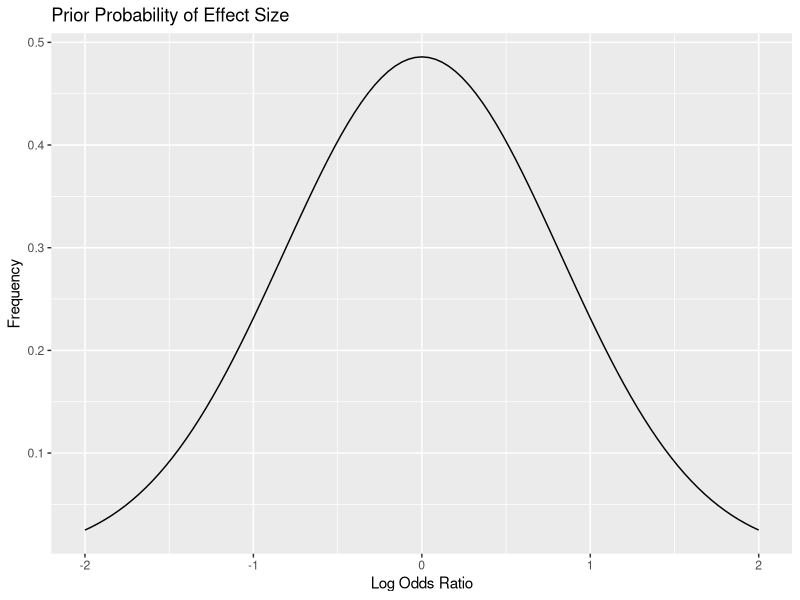
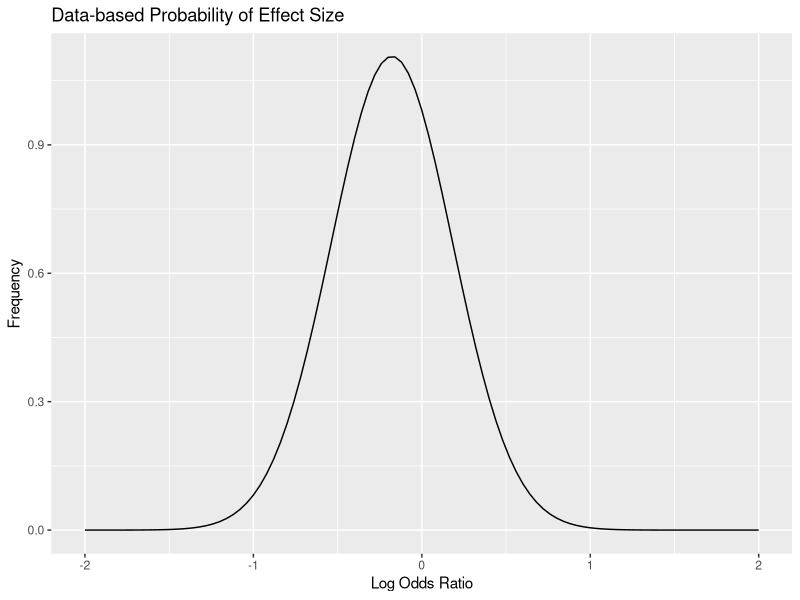
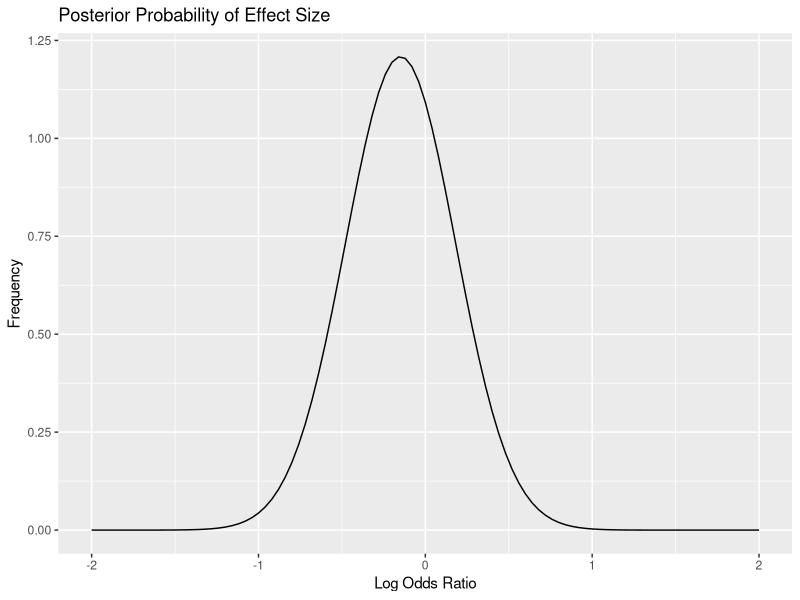
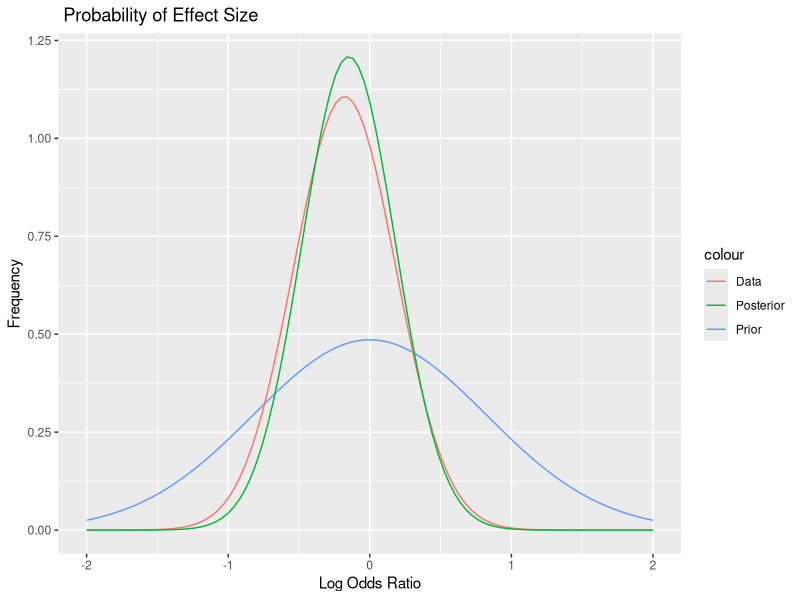

The R script that drew these images, in order:
## ---- chunk 1
Events = c(19,22)
Total = c(78,79)
Group = c("Therapy","Control")

df= data.frame(Events,Total,Group)

prop.test(Events,Total)


## ---- chunk 2
library(Hmisc)
round(bsamsize(0.3,0.21,power=0.8),2)

## ---- chunk 3
xpr = (log(0.2)+log(5))/2
sdpr = abs((log(0.2)-log(5)))/3.92
xpr
sdpr
## ---- chunk 4
library(ggplot2)

ggplot(data.frame(x=c(-2,2)),aes(x=x))+stat_function(fun=dnorm,args=list(xpr,sdpr))+xlab("Log Odds Ratio")+ylab("Frequency")+labs(title="Prior Probability of Effect Size")
## ---- chunk 5
a1 = 19 # Events in Therapy group
b1 = 59 # Non-events in Therpay group
c1 = 22 # Events in Control group
d1 = 57# Non-events in Control group

xe = log(((a1+0.5)*(d1+0.5))/((b1+0.5)*(c1+0.5)))


sde = sqrt(1/(a1+0.5) + 1/(b1+0.5)+1/(c1+0.5)+1/(d1+0.5))
xe
sde
exp(xe)
exp(xe+1.96*sde)
exp(xe-1.96*sde)
## ---- chunk 6


ggplot(data.frame(x=c(-2,2)),aes(x=x))+stat_function(fun=dnorm,args=list(xe,sde))+xlab("Log Odds Ratio")+ylab("Frequency")+labs(title="Data-based Probability of Effect Size")
## ---- chunk 7
alpha=1
espr = alpha*(4/(sdpr*sdpr)) # Effective sample size of prior
 esxe = 4/(sde*sde)# Effective sample size of data
 
 xpost = (espr*xpr+esxe*xe)/(espr+esxe)
 sdpost = 2/sqrt(espr+esxe)
 xpost
 sdpost
 
 esxe/espr # ratio of effective sample size of data to prior
 
 exp(xpost)
exp(xpost+1.96*sdpost)
exp(xpost-1.96*sdpost)
 

## ---- chunk 8


ggplot(data.frame(x=c(-2,2)),aes(x=x))+stat_function(fun=dnorm,args=list(xpost,sdpost))+xlab("Log Odds Ratio")+ylab("Frequency")+labs(title="Posterior Probability of Effect Size")
## ---- chunk 9
ggplot(data.frame(x=c(-2,2)),aes(x=x))+stat_function(fun=dnorm,args=list(xpr,sdpr),aes(color="Prior"))+stat_function(fun=dnorm,args=list(xe,sde),aes(color="Data"))+stat_function(fun=dnorm,args=list(xpost,sdpost),aes(color="Posterior"))+xlab("Log Odds Ratio")+ylab("Frequency")+labs(title=" Probability of Effect Size")
## ---- chunk 10
higher = pnorm(log(0.95),xpost,sdpost)
lower = pnorm(log(1.05),xpost,sdpost)
equivalence = abs(higher-lower)

higher
lower
equivalence


## ---- chunk 11
 p = c1/(c1+d1)
 
 ror = function (a){
   del = 1 -a/100
   k = del*(1-p)/(1-p*del)
   log(k)
 }
 
 
 ten =ror(10)
 twenty = ror(20)
 thirty = ror(30)
 
 tenp = 100*pnorm(ten,xpost,sdpost)
 
twentyp = 100*pnorm(twenty,xpost,sdpost)
 
thirtyp = 100*pnorm(thirty,xpost,sdpost)

zerop = 100*pnorm(0,xpost,sdpost)

 
zerop
tenp
twentyp
thirtyp

## ---- chunk 12
bayesprop = function(xpr,sdpr,alpha,a1,b1,c1,d1,rope1,rope2){

xe = log((a1*d1)/(b1*c1))


sde = sqrt(1/a1 + 1/b1+1/c1+1/d1)




 espr = alpha*(4/(sdpr*sdpr))
 esxe = 4/(sde*sde)
 
 xpost = (espr*xpr+esxe*xe)/(espr+esxe)
 sdpost = 2/sqrt(espr+esxe)
 
 
 
 p = c1/(c1+d1)
 
 ror = function (a){
   del = 1 -a/100
   k = del*(1-p)/(1-p*del)
   log(k)
 }
 
 
 ten =ror(10)
 twenty = ror(20)
 thirty = ror(30)
 
 tenp = 100*pnorm(ten,xpost,sdpost)
 
twentyp = 100*pnorm(twenty,xpost,sdpost)
 
thirtyp = 100*pnorm(thirty,xpost,sdpost)

zerop = 100*pnorm(0,xpost,sdpost)

 


rope1x= ror(rope1)
rope2x= ror(rope2)

rope1p = 100*pnorm(rope1x,xpost,sdpost)
 
rope2p = 100*pnorm(rope2x,xpost,sdpost)

eqreg = abs(rope1p-rope2p)

lor = round(exp(xpr -1.96*sdpr),2)
hor = round(exp(xpr+1.96*sdpr),2)

conc = c(xpr,sdpr,lor,hor,alpha,espr,xe,sde,esxe,xpost,sdpost,zerop,tenp,twentyp,thirtyp,eqreg)
 
round(conc,2)

n = c(" Prior log OR","Prior SD","Lower limit prior OR ","Higher limit limit prior OR ","Power Prior","Effective Sample size Prior"," Data(log OR)","Data SD","Effective Sample size Data"," Posterior log OR"," Posterior SD","Pr(Risk Reduction>0%)","Pr(Risk reduction>10%)","Pr(Risk reduction>20%)","Pr(Risk reduction>30%)","Pr(Risk reduction in equivalence region)")
names(conc) = n
round(conc,2)}

## ---- chunk 13
bayesprop(xpr=log(0.8),sdpr=abs(log(0.8)/1.96),alpha=1,a1=19,b1=59,c1=22,d1=57,rope1=5,rope2=-5)
## ---- chunk 14
bayesprop(xpr=log(1),sdpr=abs(log(0.8)/1.96),alpha=1,a1=19,b1=59,c1=22,d1=57,rope1=5,rope2=-5)
## ---- chunk 15
bayesci = function(hci,lci,alpha,a1,b1,c1,d1,rope1,rope2){
   p = c1/(c1+d1)
 
 ror = function (a){
   del = 1 -a/100
   k = del*(1-p)/(1-p*del)
   log(k)
 }
 
  xpr = (ror(hci)+ror(lci))/1.96
 sdpr = abs(ror(hci)-ror(lci))/3.92

xe = log((a1*d1)/(b1*c1))


sde = sqrt(1/a1 + 1/b1+1/c1+1/d1)




 espr = alpha*(4/(sdpr*sdpr))
 esxe = 4/(sde*sde)
 
 xpost = (espr*xpr+esxe*xe)/(espr+esxe)
 sdpost = 2/sqrt(espr+esxe)
 
 
 
 p = c1/(c1+d1)
 
 ror = function (a){
   del = 1 -a/100
   k = del*(1-p)/(1-p*del)
   log(k)
 }
 
 
 ten =ror(10)
 twenty = ror(20)
 thirty = ror(30)
 
 tenp = 100*pnorm(ten,xpost,sdpost)
 
twentyp = 100*pnorm(twenty,xpost,sdpost)
 
thirtyp = 100*pnorm(thirty,xpost,sdpost)

zerop = 100*pnorm(0,xpost,sdpost)

 


rope1x= ror(rope1)
rope2x= ror(rope2)

rope1p = 100*pnorm(rope1x,xpost,sdpost)
 
rope2p = 100*pnorm(rope2x,xpost,sdpost)

eqreg = abs(rope1p-rope2p)

lor = round(exp(xpr -1.96*sdpr),2)
hor = round(exp(xpr+1.96*sdpr),2)

conc = c(xpr,sdpr,lor,hor,alpha,espr,xe,sde,esxe,xpost,sdpost,zerop,tenp,twentyp,thirtyp,eqreg)
 
round(conc,2)

n = c(" Prior log OR","Prior SD","Lower limit prior OR ","Higher limit limit prior OR ","Power Prior","Effective Sample size Prior"," Data(log OR)","Data SD","Effective Sample size Data"," Posterior log OR"," Posterior SD","Pr(Risk Reduction>0%)","Pr(Risk reduction>10%)","Pr(Risk reduction>20%)","Pr(Risk reduction>30%)","Pr(Risk reduction in equivalence region)")
names(conc) = n
round(conc,2)}

## ---- chunk 16
bayesci(hci=40,lci=-20,alpha=1,a1=19,b1=59,c1=22,d1=57,rope1=5,rope2=-5)
## ---- chunk 17
bayestotal = function(hci,lci,expes,alpha,a1,b1,c1,d1,rope1=5,rope2=-5){
  
  p = c1/(c1+d1)
 
 ror = function (a){
   del = 1 -a/100
   k = del*(1-p)/(1-p*del)
   log(k)
 }
 
 xopt= ror(expes)
 sdt = abs(xopt)/1.96
 skep = 0
  
  m = rbind(
bayesprop(xpr=0,sdpr=5,alpha=alpha,a1=a1,b1=b1,c1=c1,d1=d1,rope1=rope1,rope2=rope2),bayesprop(xpr=0,sdpr=1,alpha=alpha,a1=a1,b1=b1,c1=c1,d1=d1,rope1=rope1,rope2=rope2),bayesprop(xpr=0,sdpr=0.35,alpha=alpha,a1=a1,b1=b1,c1=c1,d1=d1,rope1=rope1,rope2=rope2),bayesci(hci=hci,lci=lci,alpha=alpha,a1=a1,b1=b1,c1=c1,d1=d1,rope1=rope1,rope2=rope2),bayesprop(xpr=xopt,sdpr=sdt,alpha=alpha,a1=a1,b1=b1,c1=c1,d1=d1,rope1=rope1,rope2=rope2),bayesprop(xpr=skep,sdpr=sdt,alpha=alpha,a1=a1,b1=b1,c1=c1,d1=d1,rope1=rope1,rope2=rope2))

  m = as.data.frame(m)

n = c(" Prior log OR","Prior SD","Lower limit prior OR ","Higher limit limit prior OR ","Power Prior","Effective Sample size Prior"," Data(log OR)","Data SD","Effective Sample size Data"," Posterior log OR"," Posterior SD","Pr(Risk Reduction>0%)","Pr(Risk reduction>10%)","Pr(Risk reduction>20%)","Pr(Risk reduction>30%)","Pr(Risk reduction in equivalence region)")

names(m) =n

k= as.data.frame(t(m))

names(k) = c("Very Wide uninformative Prior","Weakly informative Prior","Weakly Informative Prior 2","Custom prior-confidence limit","Optimistic prior from expected effect","Skeptical prior from expected effect")

k
}
## ---- chunk 18
bayestotal(hci=40,lci=-20,expes=20,alpha=1,a1=19,b1=59,c1=22,d1=57,rope1=7.5,rope2=0)
